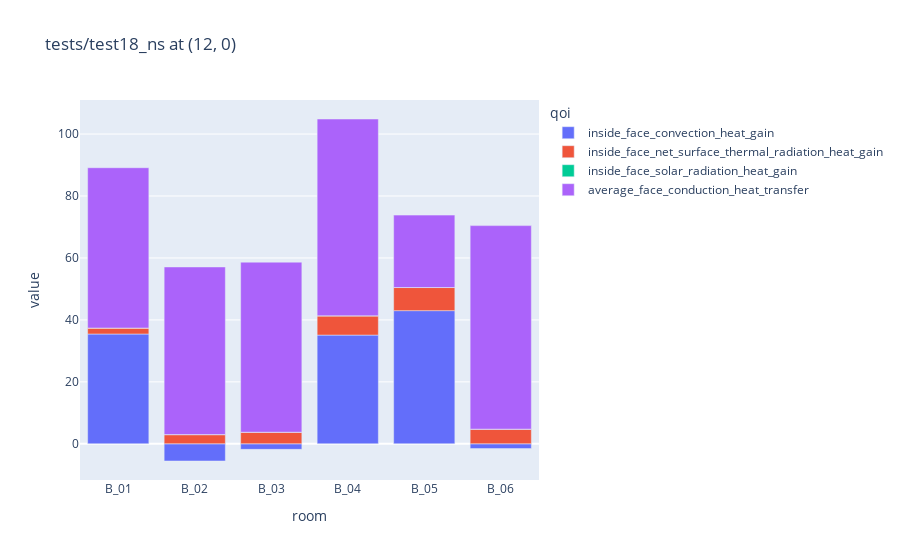

Source (notebook cell):
### Code cell
fig = px.bar(bp.df, x="room", y="value", color="qoi", title=f"{ez2.case.case_name} at {bp.time}")
fig.show()

### Figure 1 — Plotly figure (JSON) as saved in the notebook; plotly's stock layout.template omitted (floating-point values rounded to 4 significant figures)
{"data": [{"alignmentgroup": "True", "hovertemplate": "qoi=inside_face_convection_heat_gain<br>room=%{x}<br>value=%{y}<extra></extra>", "legendgroup": "inside_face_convection_heat_gain", "marker": {"color": "#636efa", "pattern": {"shape": ""}}, "name": "inside_face_convection_heat_gain", "offsetgroup": "inside_face_convection_heat_gain", "orientation": "v", "showlegend": true, "textposition": "auto", "type": "bar", "x": ["B_01", "B_02", "B_03", "B_04", "B_05", "B_06"], "xaxis": "x", "y": [35.45, -5.555, -1.795, 35.1, 42.99, -1.557], "yaxis": "y"}, {"alignmentgroup": "True", "hovertemplate": "qoi=inside_face_net_surface_thermal_radiation_heat_gain<br>room=%{x}<br>value=%{y}<extra></extra>", "legendgroup": "inside_face_net_surface_thermal_radiation_heat_gain", "marker": {"color": "#EF553B", "pattern": {"shape": ""}}, "name": "inside_face_net_surface_thermal_radiation_heat_gain", "offsetgroup": "inside_face_net_surface_thermal_radiation_heat_gain", "orientation": "v", "showlegend": true, "textposition": "auto", "type": "bar", "x": ["B_01", "B_02", "B_03", "B_04", "B_05", "B_06"], "xaxis": "x", "y": [1.923, 2.965, 3.748, 6.215, 7.462, 4.732], "yaxis": "y"}, {"alignmentgroup": "True", "hovertemplate": "qoi=inside_face_solar_radiation_heat_gain<br>room=%{x}<br>value=%{y}<extra></extra>", "legendgroup": "inside_face_solar_radiation_heat_gain", "marker": {"color": "#00cc96", "pattern": {"shape": ""}}, "name": "inside_face_solar_radiation_heat_gain", "offsetgroup": "inside_face_solar_radiation_heat_gain", "orientation": "v", "showlegend": true, "textposition": "auto", "type": "bar", "x": ["B_01", "B_02", "B_03", "B_04", "B_05", "B_06"], "xaxis": "x", "y": [0, 0, 0, 0, 0, 0], "yaxis": "y"}, {"alignmentgroup": "True", "hovertemplate": "qoi=average_face_conduction_heat_transfer<br>room=%{x}<br>value=%{y}<extra></extra>", "legendgroup": "average_face_conduction_heat_transfer", "marker": {"color": "#ab63fa", "pattern": {"shape": ""}}, "name": "average_face_conduction_heat_transfer", "offsetgroup": "average_face_conduction_heat_transfer", "orientation": "v", "showlegend": true, "textposition": "auto", "type": "bar", "x": ["B_01", "B_02", "B_03", "B_04", "B_05", "B_06"], "xaxis": "x", "y": [51.76, 54.13, 54.9, 63.55, 23.38, 65.71], "yaxis": "y"}], "layout": {"barmode": "relative", "legend": {"title": {"text": "qoi"}, "tracegroupgap": 0}, "title": {"text": "tests/test18_ns at (12, 0)"}, "xaxis": {"anchor": "y", "domain": [0, 1], "title": {"text": "room"}}, "yaxis": {"anchor": "x", "domain": [0, 1], "title": {"text": "value"}}}}
